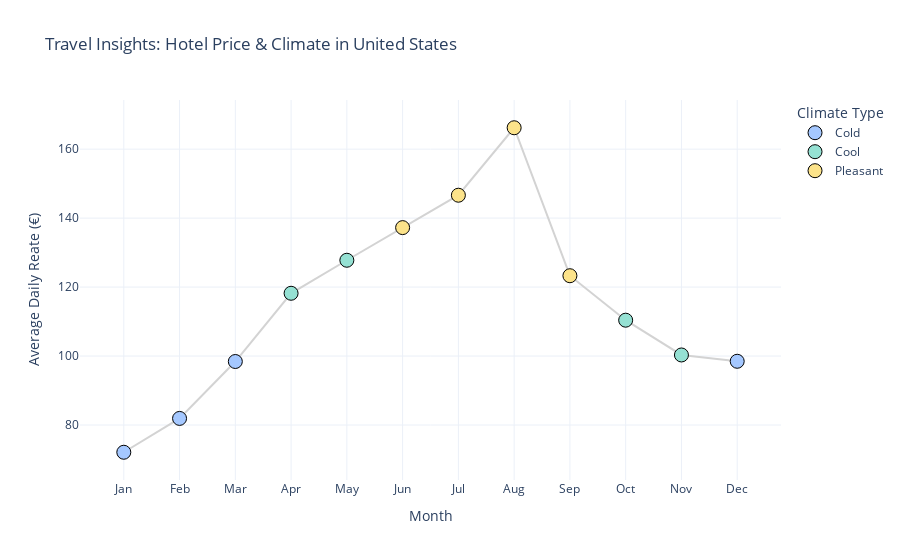

The notebook cell saved with this chart:
### Markdown cell above
## Plot Price & Climate Trend Figure

### Code cell
import seaborn as sns
import matplotlib.pyplot as plt
import plotly.express as px
import plotly.graph_objects as go

country_monthly_stats = hotel_df.groupby(['country', 'arrival_date_month_num'])['adr'].agg(
    avg_adr = 'mean',
    max_adr = 'max',
    min_adr = 'min',
    count = 'size'
).reset_index()

def get_price_trend(country):
    country_data = hotel_df[hotel_df['country'] == country]
    
    price_trend = country_data.groupby('arrival_date_month_num')['adr'].agg(['mean', 'max', 'min']).reset_index()
    price_trend.columns = ['month', 'avg_adr', 'max_adr', 'min_adr']
    
    print(f"=== Average Daily Rate Trend for {country} ===")
    print(price_trend)
    
    return price_trend
    
def plot_price_trend(country):
    sns.set_theme(style="whitegrid")
    plt.figure(figsize=(12, 6))
    
    country_data = hotel_df[hotel_df['country'] == country]
    sns.lineplot(
        data=country_data,
        x='arrival_date_month_num',
        y='adr',
        marker='o',
        color='teal',
        linewidth=2.5
    )
    
    plt.xticks(range(1, 13), [calendar.month_name[i] for i in range(1, 13)], rotation=45)
    plt.title(f'Average Daily Rate (ADR) Trend in {country}', fontsize=16, pad=20)
    plt.xlabel('Month', fontsize=12)
    plt.ylabel('Average Daily Rate (ADR)', fontsize=12)
    
    plt.tight_layout()
    plt.show()

def get_climate(climate_calendar):
    rows= []
    for climate_type, months_list in climate_calendar.items():
        for item in months_list:
            rows.append({
                'month': item['month'],
                'avg_temp': item['temp'],
                'climate': climate_type
            })
    
    climate_df = pd.DataFrame(rows)
    return climate_df.sort_values(by='month')

def plot_price_climate_trend(rec_output):
    country_iso = get_country_iso_code(rec_output['country'])
    country_price = get_price_trend(country_iso)
    climate_df = get_climate(rec_output['climate_calendar'])
    
    combined_df = pd.merge(country_price, climate_df, on='month', how='left')
    combined_df['month_name'] = combined_df['month'].apply(lambda x: calendar.month_name[x])
    combined_df = combined_df.sort_values(by='month')
    
    fig = go.Figure()
    
    fig.add_trace(go.Scatter(
        x=combined_df['month'],
        y=combined_df['avg_adr'],
        mode='lines',
        line=dict(color='lightgrey', width=2),
        name='Price Trend',
        showlegend=False,
        hoverinfo='skip' # Disable hover for this trace
    ))
    
    palette = {
        'Cold': '#a5c8ff',
        'Cool': '#95e1d3',
        'Pleasant': '#fce38a',
        'Hot': '#f38181'
    }
    
    for climate_type in combined_df['climate'].unique():
        df_sub = combined_df[combined_df['climate'] == climate_type]
        if not df_sub.empty:
            fig.add_trace(go.Scatter(
                x=df_sub['month'],
                y=df_sub['avg_adr'],
                mode='markers',
                name=climate_type,
                marker=dict(
                    size=14,
                    color=palette[climate_type],
                    line=dict(width=1, color='black')
                ),
                # Define detailed hover information
                customdata=df_sub[['month_name', 'avg_temp', 'max_adr', 'min_adr']],
                hovertemplate=(
                    "<b>Month: %{customdata[0]}</b><br>" +
                    "Avg Temp: %{customdata[1]}°C<br>" +
                    "Avg Price: €%{y:.2f}<br>" +
                    "Max Price: €%{customdata[2]:.2f}<br>" +
                    "Min Price: €%{customdata[3]:.2f}<br>" +
                    "<extra></extra>"
                )
            ))
    
    fig.update_layout(
        title=f"Travel Insights: Hotel Price & Climate in {rec_output['country']}",
        xaxis=dict(
            title='Month',
            tickmode='array',
            tickvals=list(range(1, 13)),
            ticktext=[calendar.month_abbr[i] for i in range(1, 13)]
        ),
        yaxis=dict(
            title='Average Daily Reate (€)'
        ),
        hovermode='closest',
        template='plotly_white',
        legend_title='Climate Type'
    )
    
    fig.show()

plot_price_climate_trend({'city': 'Detroit',
  'country': 'United States',
  'region': 'north_america',
  'short_description': 'Industrial charm meets vibrant arts and music scenes, where historic architecture and modern innovation create a dynamic and inviting urban experience.',
  'budget_level': 'Mid-range',
  'climate_calendar': {'Cold': [{'month': 1, 'temp': -3.1},
    {'month': 2, 'temp': -2.1},
    {'month': 3, 'temp': 2.6},
    {'month': 12, 'temp': 0.9}],
   'Cool': [{'month': 4, 'temp': 8.3},
    {'month': 5, 'temp': 15.4},
    {'month': 10, 'temp': 12.3},
    {'month': 11, 'temp': 5.4}],
   'Pleasant': [{'month': 6, 'temp': 20.8},
    {'month': 7, 'temp': 23.1},
    {'month': 8, 'temp': 22.3},
    {'month': 9, 'temp': 18.8}],
   'Hot': []}})

### Figure 1 — Plotly figure (JSON) as saved in the notebook; plotly's stock layout.template omitted (floating-point values rounded to 4 significant figures)
{"data": [{"hoverinfo": "skip", "line": {"color": "lightgrey", "width": 2}, "mode": "lines", "name": "Price Trend", "showlegend": false, "type": "scatter", "x": [1, 2, 3, 4, 5, 6, 7, 8, 9, 10, 11, 12], "y": [72.1, 81.91, 98.42, 118.2, 127.8, 137.2, 146.6, 166.2, 123.3, 110.4, 100.3, 98.48]}, {"customdata": [["January", -3.1, 168.3, 4], ["February", -2.1, 223, 36.96], ["March", 2.6, 285, 33.3], ["December", 0.9, 215.2, 30]], "hovertemplate": "<b>Month: %{customdata[0]}</b><br>Avg Temp: %{customdata[1]}°C<br>Avg Price: €%{y:.2f}<br>Max Price: €%{customdata[2]:.2f}<br>Min Price: €%{customdata[3]:.2f}<br><extra></extra>", "marker": {"color": "#a5c8ff", "line": {"color": "black", "width": 1}, "size": 14}, "mode": "markers", "name": "Cold", "type": "scatter", "x": [1, 2, 3, 12], "y": [72.1, 81.91, 98.42, 98.48]}, {"customdata": [["April", 8.3, 253.3, 37.1], ["May", 15.4, 290, 6], ["October", 12.3, 278.3, 6], ["November", 5.4, 220, 6.4]], "hovertemplate": "<b>Month: %{customdata[0]}</b><br>Avg Temp: %{customdata[1]}°C<br>Avg Price: €%{y:.2f}<br>Max Price: €%{customdata[2]:.2f}<br>Min Price: €%{customdata[3]:.2f}<br><extra></extra>", "marker": {"color": "#95e1d3", "line": {"color": "black", "width": 1}, "size": 14}, "mode": "markers", "name": "Cool", "type": "scatter", "x": [4, 5, 10, 11], "y": [118.2, 127.8, 110.4, 100.3]}, {"customdata": [["June", 20.8, 311, 12], ["July", 23.1, 287, 61.68], ["August", 22.3, 328.3, 64.8], ["September", 18.8, 232.6, 2]], "hovertemplate": "<b>Month: %{customdata[0]}</b><br>Avg Temp: %{customdata[1]}°C<br>Avg Price: €%{y:.2f}<br>Max Price: €%{customdata[2]:.2f}<br>Min Price: €%{customdata[3]:.2f}<br><extra></extra>", "marker": {"color": "#fce38a", "line": {"color": "black", "width": 1}, "size": 14}, "mode": "markers", "name": "Pleasant", "type": "scatter", "x": [6, 7, 8, 9], "y": [137.2, 146.6, 166.2, 123.3]}], "layout": {"hovermode": "closest", "legend": {"title": {"text": "Climate Type"}}, "title": {"text": "Travel Insights: Hotel Price & Climate in United States"}, "xaxis": {"tickmode": "array", "ticktext": ["Jan", "Feb", "Mar", "Apr", "May", "Jun", "Jul", "Aug", "Sep", "Oct", "Nov", "Dec"], "tickvals": [1, 2, 3, 4, 5, 6, 7, 8, 9, 10, 11, 12], "title": {"text": "Month"}}, "yaxis": {"title": {"text": "Average Daily Reate (€)"}}}}
